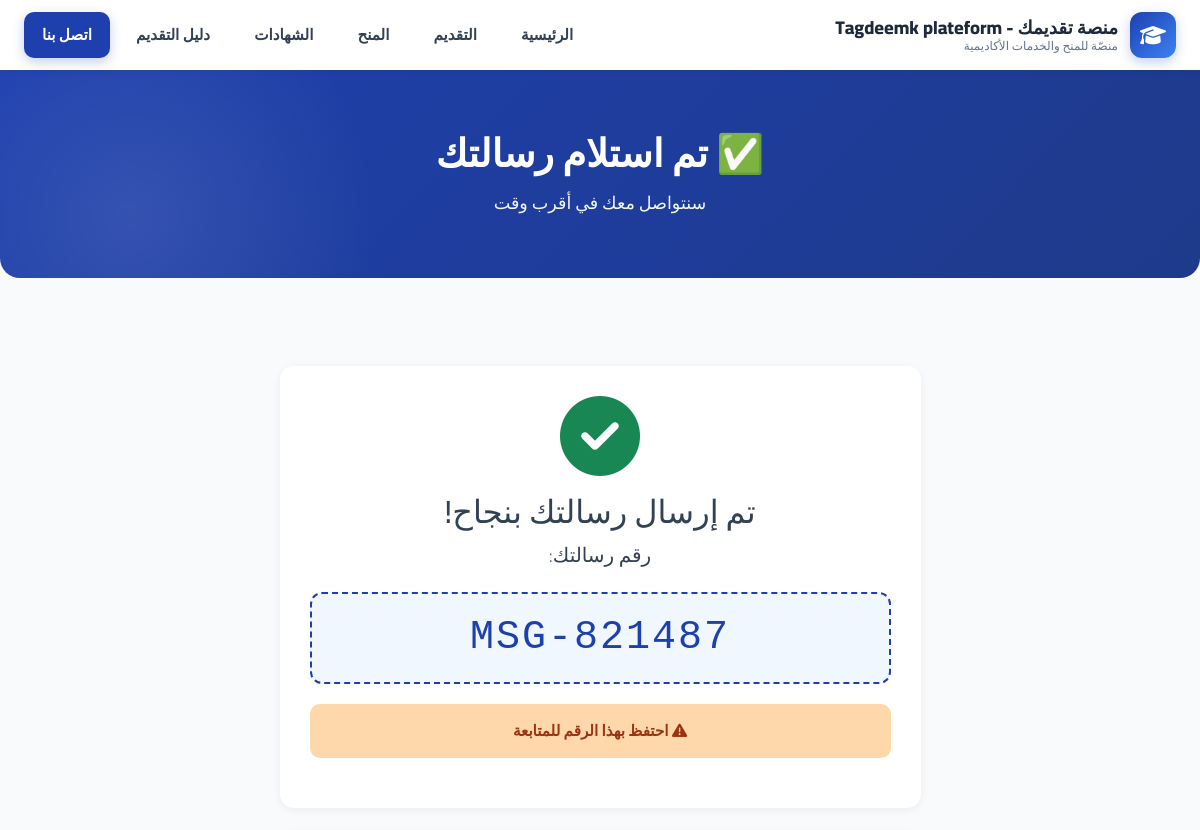
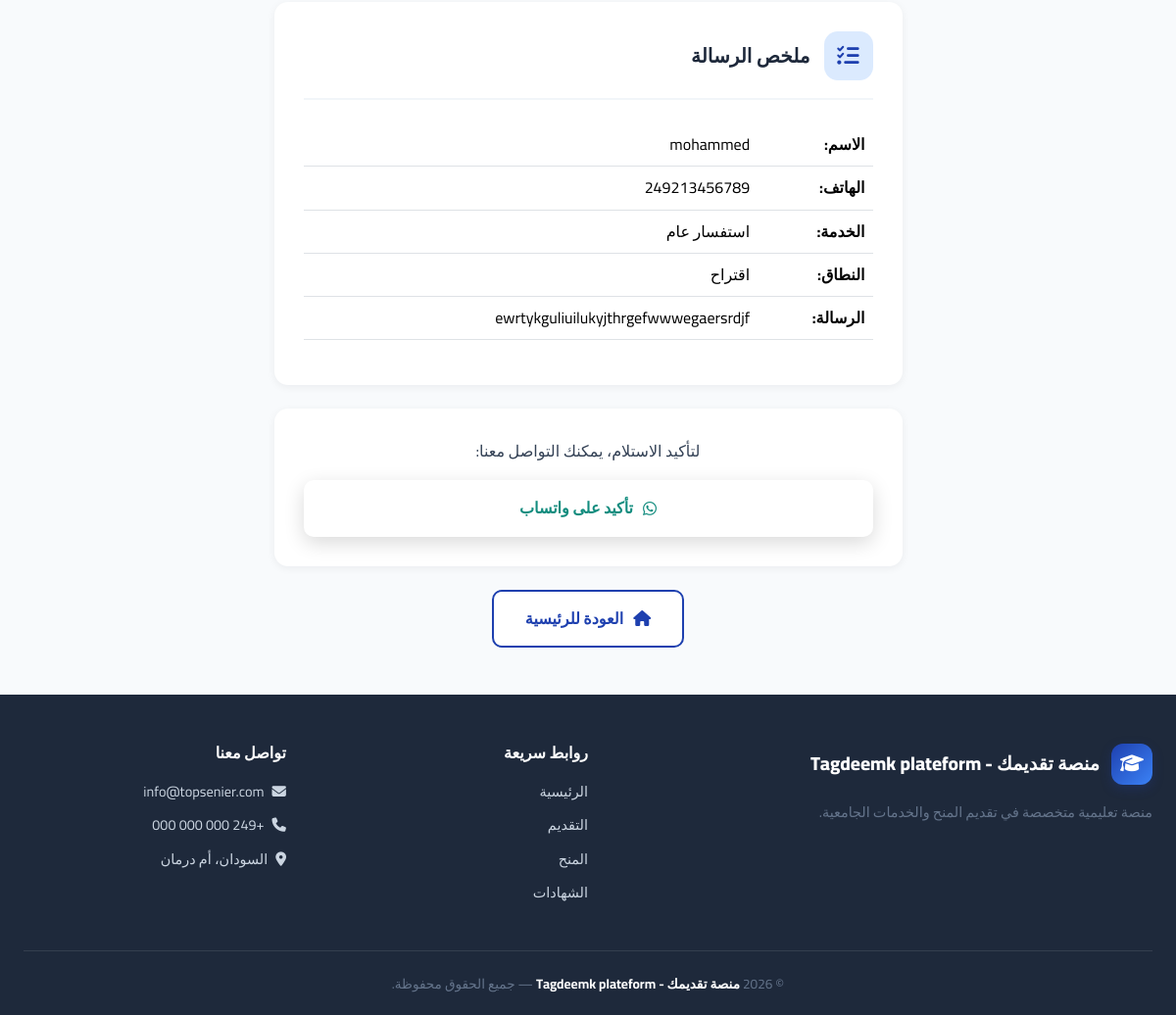
Page /contact/success/MSG-821487/ on the committed database (2 pictures, top to bottom).
### apps/config_app/models.py (models this page shows, shortened)
class SiteSettings(models.Model):
    site_name = models.CharField(
        max_length=100,
        default='توب سينير',
        verbose_name='اسم الموقع'
    )
    site_tagline = models.CharField(
        max_length=200,
        default='منصّتي للمنح والخدمات الأكاديمية',
        verbose_name='الشعار الفرعي'
    )
    hero_badge = models.CharField(
        max_length=200,
        default='🎓 منصة سودانية متكاملة للتعليم الجامعي',
        verbose_name='شعار Hero'
    )
    hero_title = models.CharField(
        max_length=300,
        default='بوابتك إلى الجامعات والمنح والتوثيق',
        verbose_name='عنوان Hero'
    )
    hero_description = models.TextField(
        default='نقدّم لك تجربة تعليمية متكاملة تجمع بين التقديم الإلكتروني، والمنح، وترتيب الرغبات، وتوثيق الشهادات.',
        verbose_name='وصف Hero'
    )
    hero_background = models.ImageField(
        upload_to='hero/%Y/%m/',
        blank=True,
        null=True,
        verbose_name='خلفية Hero',
        help_text='المقاس المثالي: 1920×1080 بكسل - حجم أقل من 1 ميجا'
    )
    hero_overlay_opacity = models.FloatField(
        default=0.6,
        verbose_name='شفافية الطبقة الداكنة',
        help_text='من 0 (بدون طبقة) إلى 1 (طبقة معتمة تماماً)'
    )
    hero_btn1_text = models.CharField(
        max_length=50,
        default='رتّب رغباتك',
        verbose_name='نص الزر الأول',
        blank=True,
    )
    hero_btn1_icon = models.CharField(
        max_length=50,
        default='fa-list-ol',
        verbose_name='أيقونة الزر الأول',
        blank=True,
        help_text='مثال: fa-list-ol',
    )
    hero_btn2_text = models.CharField(
        max_length=50,
        default='قدّم الآن',
        verbose_name='نص الزر الثاني',
        blank=True,
    )
    hero_btn2_icon = models.CharField(
        max_length=50,
        default='fa-paper-plane',
        verbose_name='أيقونة الزر الثاني',
        blank=True,
    )
    contact_phone = models.CharField(
        max_length=50,
        default='+249 000 000 000',
        verbose_name='رقم الهاتف'
    )
    contact_email = models.EmailField(
        default='info@topsenier.com',
        verbose_name='البريد الإلكتروني'
    )
    contact_address = models.CharField(
        max_length=200,
        default='السودان، أم درمان',
        verbose_name='العنوان'
    )
    whatsapp_number = models.CharField(
        max_length=50,
        default='+249000000000',
        verbose_name='رقم الواتساب'
    )
    facebook_url = models.URLField(
        blank=True,
        null=True,
        verbose_name='رابط فيسبوك'
    )
    linkedin_url = models.URLField(
        blank=True,
        null=True,
        verbose_name='رابط لينكدإن'
    )
    about_us = models.TextField(
        default='منصة سودانية متكاملة تهدف إلى تسهيل رحلة الطالب الأكاديمية من التقديم للجامعات حتى استخراج الشهادات.',
        verbose_name='من نحن',
    )
    facebook_page = models.URLField(
        blank=True, null=True,
        verbose_name='صفحة فيسبوك',
    )
    facebook_group = models.URLField(
        blank=True, null=True,
        verbose_name='مجموعة فيسبوك',
    )
    telegram_channel = models.URLField(
        blank=True, null=True,
        verbose_name='قناة تيليجرام',
    )
    telegram_group = models.URLField(
        blank=True, null=True,
        verbose_name='مجموعة تيليجرام',
    )
    instagram_url = models.URLField(
        blank=True, null=True,
        verbose_name='إنستغرام',
    )
    youtube_url = models.URLField(
        blank=True, null=True,
        verbose_name='يوتيوب',
    )
    tiktok_url = models.URLField(
        blank=True, null=True,
        verbose_name='تيك توك',
    )
    twitter_url = models.URLField(
        blank=True, null=True,
        verbose_name='X (تويتر)',
    )
    developer_name = models.CharField(
        max_length=100,
        default='',
        blank=True,
        verbose_name='اسم المطور',
    )
    developer_description = models.TextField(
        default='',
        blank=True,
        verbose_name='وصف المطور',
    )
    developer_email = models.EmailField(
        default='',
        blank=True,
        verbose_name='بريد المطور',
    )
    developer_whatsapp = models.CharField(
        max_length=50,
        default='',
        blank=True,
        verbose_name='واتساب المطور',
    )
    developer_github = models.URLField(
        default='',
        blank=True,
        verbose_name='GitHub المطور',
    )
    developer_website = models.URLField(
        default='',
        blank=True,
        verbose_name='موقع المطور',
    )
    is_active = models.BooleanField(
        default=True,
        verbose_name='نشط'
    )
    updated_at = models.DateTimeField(
        auto_now=True,
        verbose_name='آخر تحديث'
    )
    class Meta:
        verbose_name = 'إعدادات الموقع'
        verbose_name_plural = 'إعدادات الموقع'
    @classmethod
    def get_settings(cls):
        settings, created = cls.objects.get_or_create(pk=1)
        return settings

### apps/contact/models.py (models this page shows, shortened)
class ContactMessage(models.Model):
    SERVICE_CHOICES = [
        ('ranks', 'ترتيب الرغبات'),
        ('admission', 'التقديم الإلكتروني'),
        ('certificates', 'الشهادات والتوثيق'),
        ('scholarships', 'المنح الدراسية'),
        ('general', 'استفسار عام'),
    ]
    SCOPE_CHOICES = [
        ('inquiry', 'استفسار عن خدمة'),
        ('complaint', 'شكوى'),
        ('suggestion', 'اقتراح'),
    ]
    STATUS_CHOICES = [
        ('new', 'جديد'),
        ('read', 'تم القراءة'),
        ('replied', 'تم الرد'),
        ('archived', 'مؤرشف'),
    ]
    message_code = models.CharField(
        max_length=20,
        unique=True,
        verbose_name='رقم الرسالة',
    )
    full_name = models.CharField(
        max_length=200,
        verbose_name='الاسم الكامل',
    )
    phone_number = models.CharField(
        max_length=20,
        verbose_name='رقم الهاتف (واتساب)',
    )
    service_type = models.CharField(
        max_length=30,
        choices=SERVICE_CHOICES,
        verbose_name='نوع الخدمة',
    )
    scope = models.CharField(
        max_length=20,
        choices=SCOPE_CHOICES,
        default='inquiry',
        verbose_name='نطاق الاستفسار',
    )
    message = models.TextField(
        verbose_name='الرسالة',
    )
    status = models.CharField(
        max_length=20,
        choices=STATUS_CHOICES,
        default='new',
        verbose_name='الحالة',
    )
    admin_notes = models.TextField(
        blank=True,
        verbose_name='ملاحظات الإدارة',
    )
    submitted_at = models.DateTimeField(
        auto_now_add=True,
        verbose_name='تاريخ الإرسال',
    )
    class Meta:
        verbose_name = 'رسالة تواصل'
        verbose_name_plural = 'رسائل التواصل'
        ordering = ['-submitted_at']
    @property
    def service_display(self):
        return dict(self.SERVICE_CHOICES).get(self.service_type, self.service_type)
    @property
    def scope_display(self):
        return dict(self.SCOPE_CHOICES).get(self.scope, self.scope)

### apps/contact/views.py (the view)
# urls.py: path('success/<str:code>/', views.success, name='success'),
def success(request, code):
    contact_msg = get_object_or_404(ContactMessage, message_code=code)
    wa_text = f"""السلام عليكم،
أرسلت رسالة تواصل في منصة سند الطالب:

🎫 رقم الرسالة: {contact_msg.message_code}
👤 الاسم: {contact_msg.full_name}
📱 الهاتف: {contact_msg.phone_number}
📋 الخدمة: {contact_msg.service_display}
🎯 النطاق: {contact_msg.scope_display}

📝 الرسالة:
{contact_msg.message}"""
    encoded = urllib.parse.quote(wa_text)
    wa_link = f"https://wa.me/249123456789?text={encoded}"  # ← غيّر الرقم
    return render(request, 'contact/success.html', {
        'contact_msg': contact_msg,
        'wa_link': wa_link,
    })

### apps/panel/context_processors.py (called while the page is built, shortened)
def panel_permissions(request):
    if not request.user.is_authenticated:
        return {
            'has_applications_access': False,
            'has_certificates_access': False,
            'has_contact_access': False,
            'has_access_access': False,
            'has_universities_access': False,
            'has_announcements_access': False,
            'has_guide_access': False,
            'has_data_entry_access': False,
            'is_super_admin': False,
        }

### templates/contact/success.html (shortened to what this page needs)
{% extends 'base.html' %}
{% load static %}
{% block content %}
<link rel="stylesheet" href="{% static 'css/style.css' %}">
<div class="page-hero">
    <h1>✅ تم استلام رسالتك</h1>
    <p>سنتواصل معك في أقرب وقت</p>
</div>
<div class="container py-5">
    <div class="row justify-content-center">
        <div class="col-lg-7">
            <div class="info-card text-center">
                <i class="fa-solid fa-check-circle fa-5x text-success mb-3"></i>
                <h2>تم إرسال رسالتك بنجاح!</h2>
                <p class="lead">رقم رسالتك:</p>
                <div style="background:#f0f7ff; border:2px dashed #1e40af; padding:20px; border-radius:12px; margin:20px 0;">
                    <h1 style="color:#1e40af; margin:0; font-family:monospace; letter-spacing:2px;">
                        {{ contact_msg.message_code }}
                    </h1>
                </div>
                <div class="alert alert-warning">
                    <i class="fa-solid fa-exclamation-triangle"></i>
                    احتفظ بهذا الرقم للمتابعة
                </div>
            </div>
            <div class="info-card mt-4">
                <div class="info-card-header">
                    <i class="fa-solid fa-list-check"></i>
                    <h3>ملخص الرسالة</h3>
                </div>
                <table class="table">
                    <tr>
                        <td><strong>الاسم:</strong></td>
                        <td>{{ contact_msg.full_name }}</td>
                    </tr>
                    <tr>
                        <td><strong>الهاتف:</strong></td>
                        <td>{{ contact_msg.phone_number }}</td>
                    </tr>
                    <tr>
                        <td><strong>الخدمة:</strong></td>
                        <td>{{ contact_msg.service_display }}</td>
                    </tr>
                    <tr>
                        <td><strong>النطاق:</strong></td>
                        <td>{{ contact_msg.scope_display }}</td>
                    </tr>
                    <tr>
                        <td><strong>الرسالة:</strong></td>
                        <td>{{ contact_msg.message }}</td>
                    </tr>
                </table>
            </div>
            <div class="info-card mt-4 text-center">
                <p>لتأكيد الاستلام، يمكنك التواصل معنا:</p>
                <a href="{{ wa_link }}" target="_blank" class="whatsapp-btn" style="display:inline-flex;">
                    <i class="fa-brands fa-whatsapp"></i>
                    تأكيد على واتساب
                </a>
            </div>
            <div class="text-center mt-4">
                <a href="{% url 'home:index' %}" class="btn-outline" style="display:inline-flex;">
                    <i class="fa-solid fa-home"></i>
                    العودة للرئيسية
                </a>
            </div>
        </div>
    </div>
</div>
{% endblock %}

### templates/partials/header.html (shortened to what this page needs)
<header class="header">
    <div class="header-container">
        <div class="logo" onclick="window.location.href='{% url 'home:index' %}'">
            <div class="logo-icon"><i class="fa-solid fa-graduation-cap"></i></div>
            <div class="logo-text">
                <span class="brand">{{ SITE_NAME }}</span>
                <span class="tagline">{{ SITE_TAGLINE }}</span>
            </div>
        </div>
        <nav class="nav-menu" id="navMenu">
            <a class="nav-link {% if request.resolver_match.app_name == 'home' %}active{% endif %}"
               href="{% url 'home:index' %}">الرئيسية</a>
            <a class="nav-link {% if request.resolver_match.app_name == 'admission' %}active{% endif %}"
               href="{% url 'admission:index' %}">التقديم</a>
            <a class="nav-link {% if request.resolver_match.app_name == 'scholarships' %}active{% endif %}"
               href="{% url 'scholarships:index' %}">المنح</a>
            <a class="nav-link {% if request.resolver_match.app_name == 'certificates' %}active{% endif %}"
               href="{% url 'certificates:index' %}">الشهادات</a>
            <a class="nav-link {% if request.resolver_match.app_name == 'guide' %}active{% endif %}"
               href="{% url 'guide:index' %}">دليل التقديم</a>
            <a class="nav-link {% if request.resolver_match.app_name == 'contact' %}active{% endif %}"
               href="{% url 'contact:index' %}">اتصل بنا</a>
        </nav>
    </div>
</header>

### templates/partials/footer.html
<footer class="footer">
    <div class="footer-grid">
        <div class="footer-about">
            <div class="footer-brand">
                <div class="logo-icon"><i class="fa-solid fa-graduation-cap"></i></div>
                <span class="brand">{{ SITE_NAME }}</span>
            </div>
            <p>منصة تعليمية متخصصة في تقديم المنح والخدمات الجامعية.</p>
        </div>
        <div class="footer-col">
            <h4>روابط سريعة</h4>
            <ul>
                <li><a href="{% url 'home:index' %}">الرئيسية</a></li>
                <li><a href="{% url 'admission:index' %}">التقديم</a></li>
                <li><a href="{% url 'scholarships:index' %}">المنح</a></li>
                <li><a href="{% url 'certificates:index' %}">الشهادات</a></li>
            </ul>
        </div>
        <div class="footer-col">
            <h4>تواصل معنا</h4>
            <ul>
                <li><a><i class="fa-solid fa-envelope"></i> {{ SITE_EMAIL }}</a></li>
                <li><a><i class="fa-solid fa-phone"></i> {{ SITE_PHONE }}</a></li>
                <li><a><i class="fa-solid fa-location-dot"></i> {{ SITE_ADDRESS }}</a></li>
            </ul>
        </div>
    </div>
    <div class="footer-bottom">
        © 2026 <strong>{{ SITE_NAME }}</strong> — جميع الحقوق محفوظة.
    </div>
</footer>

### rows in the picture
SiteSettings: site_name "منصة تقديمك - Tagdeemk plateform", site_tagline "منصّة للمنح والخدمات الأكاديمية", contact_email "info@topsenier.com", contact_phone "+249 000 000 000", contact_address "السودان، أم درمان"
ContactMessage: message_code "MSG-821487", full_name "mohammed", phone_number "249213456789", service_display "استفسار عام", scope_display "اقتراح", message "ewrtykguliuilukyjthrgefwwwegaersrdjf"
